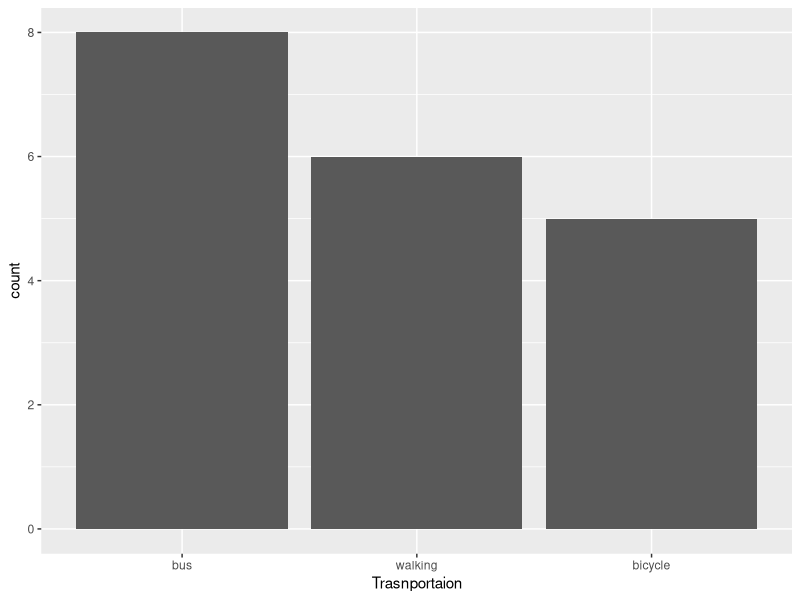
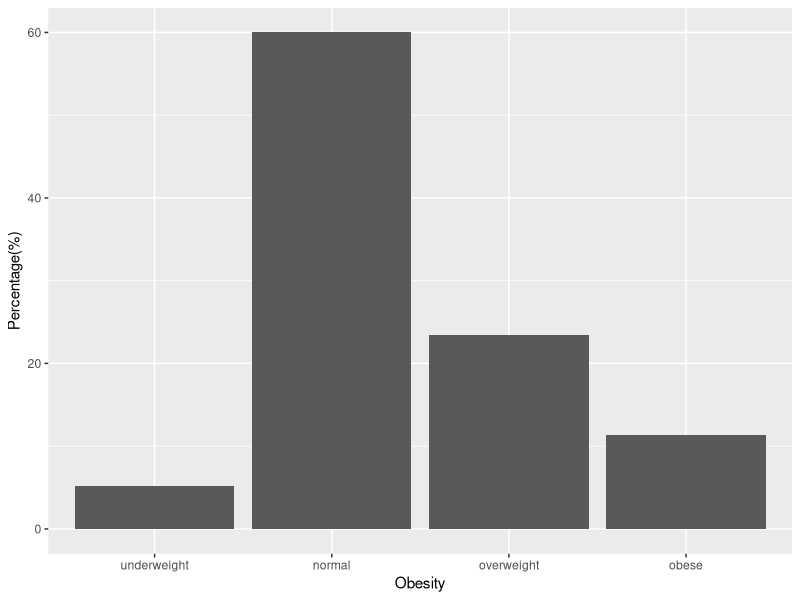

Here is the R script that generated these plots, in order:
library(ggplot2)

transp<-c("bicycle","bicycle", "bicycle", "bicycle", "bicycle",  
          "bus","bus","bus","bus","bus","bus","bus","bus",
          "walking","walking","walking","walking","walking","walking"
          )
dat1<-data.frame(transp)
#데이터, aes - x 축, xlab()으로 이름 바꾸기기
install.packages("forcats")
library(forcats)
#fct_infreq(x축) - 빈도수 높은 순으로 불러오기기
ggplot(data=dat1)  + geom_bar(mapping = aes(x=fct_infreq(transp))) + 
  xlab("Trasnportaion")


obesity<-factor(c("underweight", "normal","overweight","obese"),
                level=c("underweight","normal",
                        "overweight", "obese"
                        ))

count<-c(6, 69, 27, 13)
perc<-count/sum(count)*100
dat2<-data.frame(obesity, count, perc)

#stat으로 안정시키기기
ggplot(data=dat2) + geom_bar(mapping = aes(x=obesity, y=perc), stat="identity") +
  xlab("Obesity") + ylab("Percentage(%)")

table(transp)
dat3<-data.frame(transportation=c("bus","bicycle","walking"),
                 count=c(15, 13, 4)
                 )
